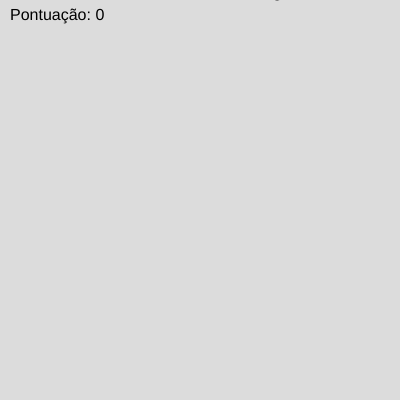
Frame 1 (no input)
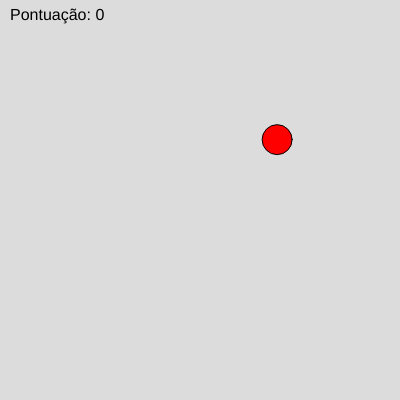
Frame 60 (no input)
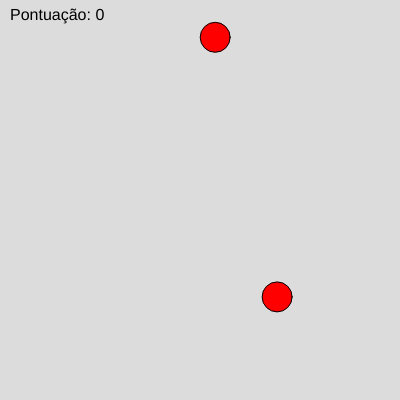
Frame 120 (the mouse pressed at the canvas centre since frame 60)

The p5.js sketch that drew these frames (run headless with seeded random() and noise() and a simulated clock; from frame 60 on, the mouse is pressed at the canvas centre):

// p5.js sketch
// ── sketch.js
let fruits = [];
let score = 0;

function setup() {
  createCanvas(400, 400);
  // Cria uma fruta inicial
  spawnFruit();
}

function draw() {
  background(220);
  
  // Desenha e atualiza as frutas
  for (let i = fruits.length - 1; i >= 0; i--) {
    let f = fruits[i];
    fill(255, 0, 0);
    ellipse(f.x, f.y, 30, 30);
    f.y += f.speed;
    
    // Remove fruta se sair da tela
    if (f.y > height + 15) {
      fruits.splice(i, 1);
    }
  }
  
  // Chance de spawn de nova fruta
  if (random() < 0.02) {
    spawnFruit();
  }
  
  // Mostra a pontuação
  fill(0);
  textSize(16);
  text('Pontuação: ' + score, 10, 20);
}

function spawnFruit() {
  let f = {
    x: random(20, width - 20),
    y: -15,
    speed: random(2, 5)
  };
  fruits.push(f);
}

function mousePressed() {
  // Verifica se clicou em alguma fruta
  for (let i = fruits.length - 1; i >= 0; i--) {
    let f = fruits[i];
    let d = dist(mouseX, mouseY, f.x, f.y);
    if (d < 15) {
      // Corta a fruta
      fruits.splice(i, 1);
      score++;
    }
  }
}
